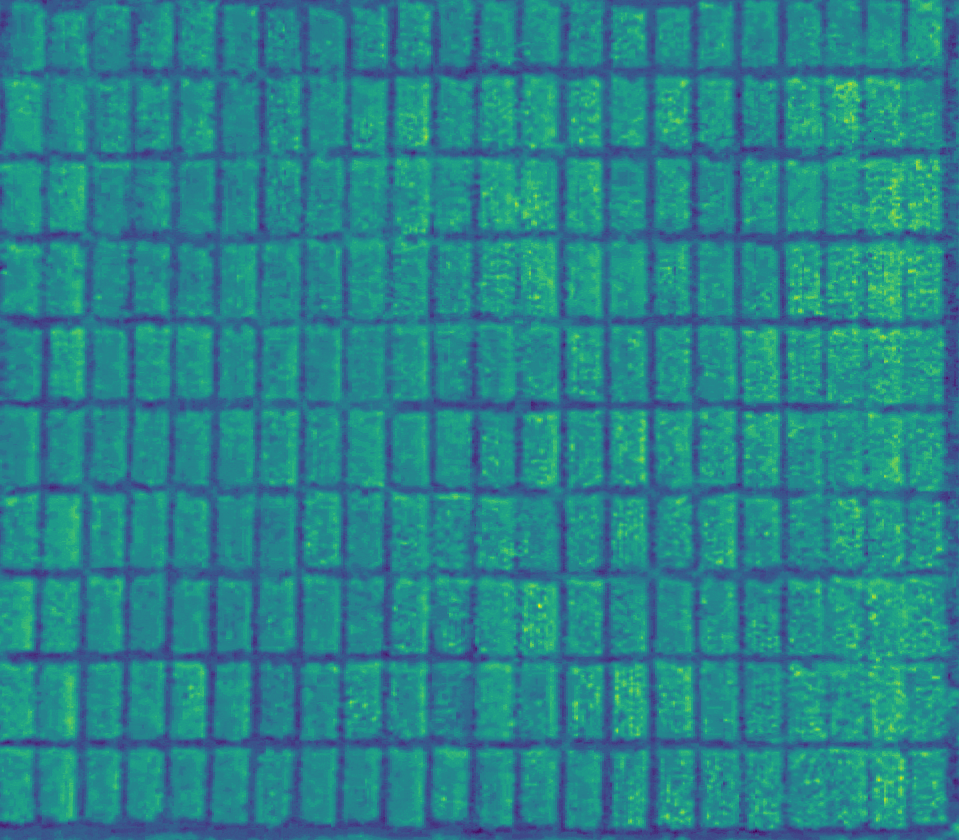
#> input picture FloodAlgorim/indexGreen.jpg, 959 x 840 px, found by its file name
$ python water.py
#> lines starting #> are read from the running program, lines starting #| are printed output that depends on the picture; after the words box and inside, x2 and y2 are one past the last pixel; in counts of white or black regions, pixels touching at a corner belong together
#!/usr/bin/env python3
# -*- coding: utf-8 -*-
"""
Created on Tue Oct  8 18:45:26 2019

@author: braso
"""

import cv2
import numpy as np
import matplotlib.pyplot as plt

# %%

path="/home/nicolascuedo/Escritorio/TAMIU_Octubre/SCRIPS/FloodAlgorim/"
#file= "/campoCortado.jpg"
#file= "/frame4.jpg"
file="/indexGreen.jpg"
#file="/santiago.jpg"

img=cv2.imread(path+file, cv2.IMREAD_GRAYSCALE)
#> img: shape (840, 959); min 30, max 215, mean 104.8
#recorte=cv2.imread(path+file)
plt.figure()
plt.imshow(img)
# [6 lines of commented-out code are left out]


ret, thresh = cv2.threshold(img,0,255,cv2.THRESH_OTSU)
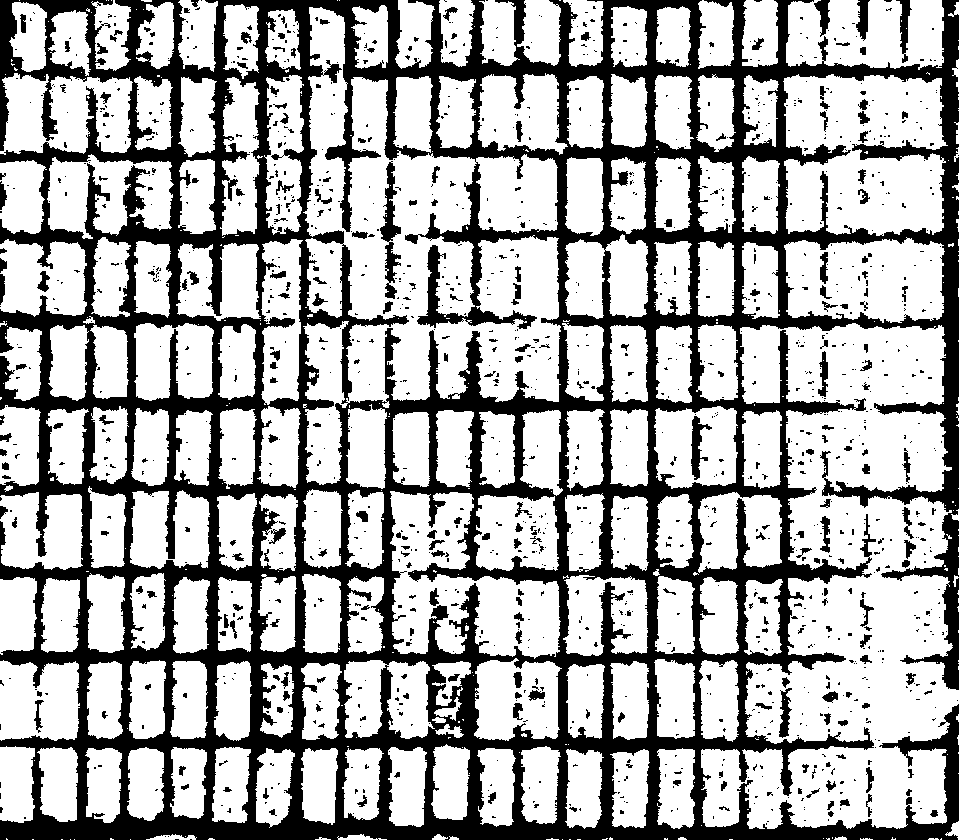
#> thresh: shape (840, 959); 67.9% white; 1368 black regions (1131 under 20 px), largest, box (x1, y1, x2, y2) and area: (0, 0, 959, 840) 238757, (380, 161, 401, 299) 1168, (691, 416, 712, 480) 554
#> ret = 99

plt.figure('Campo de cultivo')
plt.imshow(thresh,'gray')

## noise removal
kernel = np.ones((3,3),np.uint8)
opening = cv2.morphologyEx(thresh,cv2.MORPH_OPEN,kernel, iterations = 1)
#> opening: shape (840, 959); 66.8% white; 922 black regions (724 under 20 px), largest, box (x1, y1, x2, y2) and area: (0, 0, 959, 840) 252699, (896, 0, 912, 63) 443, (856, 0, 870, 41) 359

# sure background area
sure_bg = cv2.dilate(thresh,kernel,iterations=0)

# Finding sure foreground area
dist_transform = cv2.distanceTransform(opening,cv2.DIST_L2,5)
ret, sure_fg = cv2.threshold(dist_transform,0.1*dist_transform.max(),255,0)
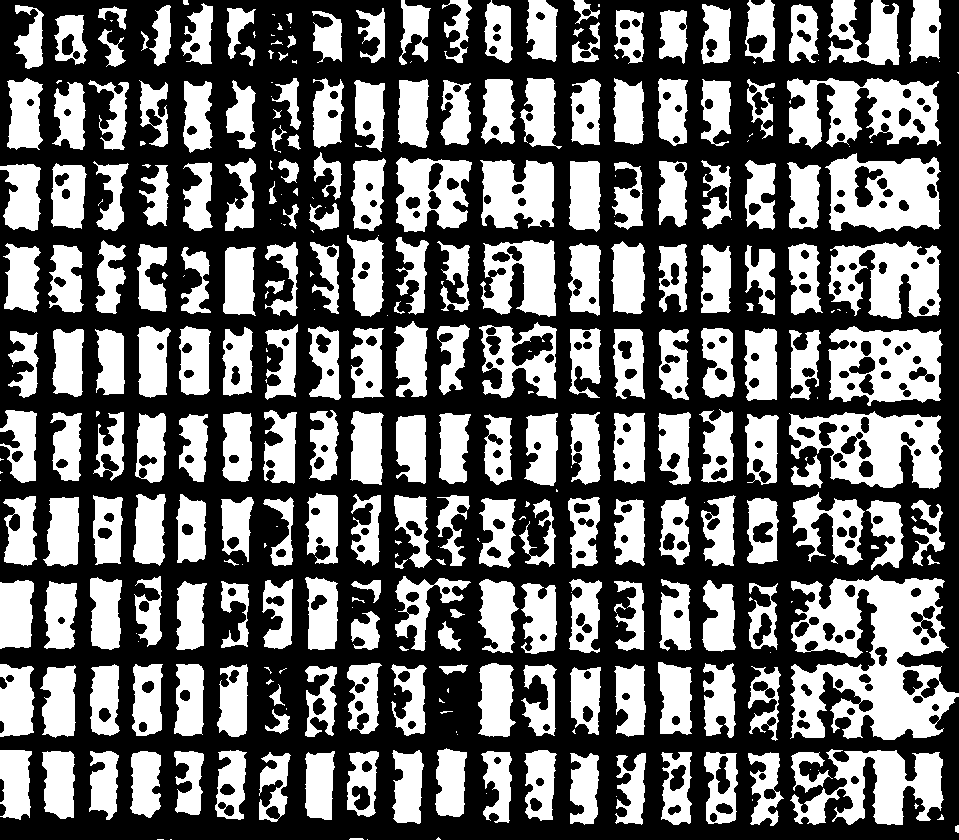
#> sure_fg: shape (840, 959) float32; 41.5% white; 336 white regions (104 under 20 px), largest, box (x1, y1, x2, y2) and area: (790, 575, 959, 740) 16136, (789, 411, 943, 489) 6889, (787, 78, 941, 149) 6535
#> ret = 3.54

# Finding unknown region
sure_fg = np.uint8(sure_fg)
unknown = cv2.subtract(sure_bg,sure_fg)
#> unknown: shape (840, 959); 26.4% white; 671 white regions (243 under 20 px), largest, box (x1, y1, x2, y2) and area: (701, 323, 959, 829) 24065, (303, 7, 561, 485) 20110, (390, 491, 561, 659) 6601

# Marker labelling
ret, markers = cv2.connectedComponents(sure_fg)
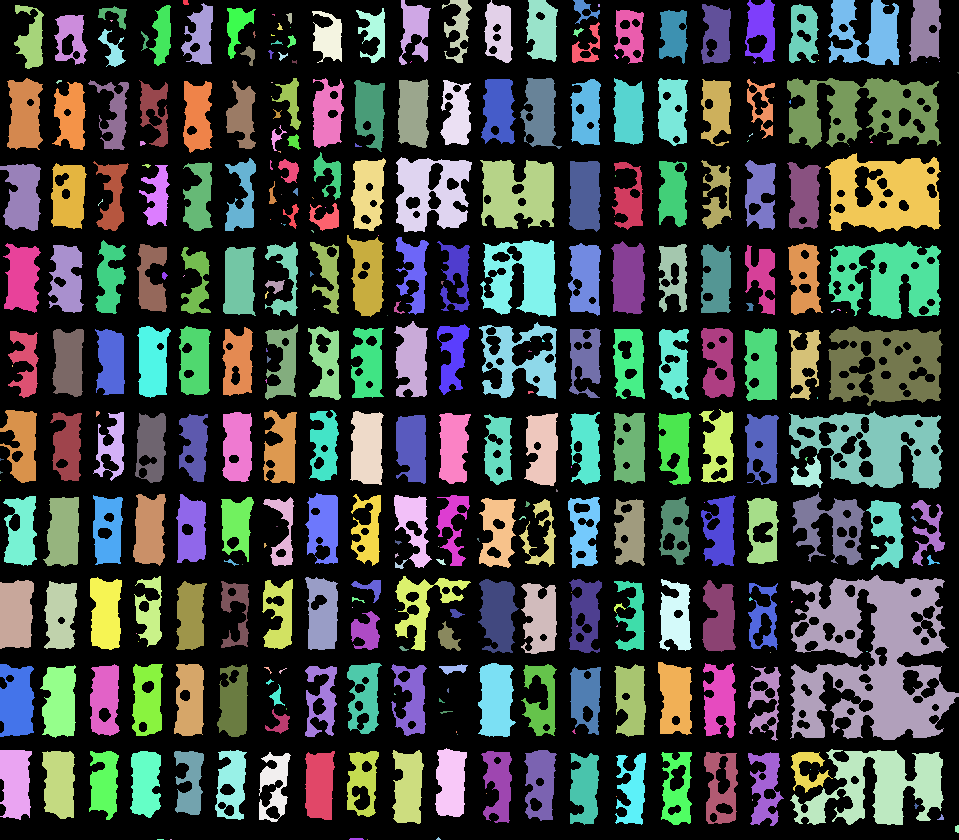
#> markers: shape (840, 959) int32; 337 distinct labels, from 0 to 336; one colour per label, 0 black
#> ret = 337

# Add one to all labels so that sure background is not 0, but 1
markers = markers+1
#> markers: shape (840, 959) int32; 337 distinct labels, from 1 to 337

# Now, mark the region of unknown with zero
markers[unknown==255] = 0
#> markers: shape (840, 959) int32; 338 distinct labels, from 0 to 337

img=cv2.imread(path+file)
#> img is the input picture: shape (840, 959, 3); mean B, G, R 138.4, 132.2, 39.7

markers = cv2.watershed(img,markers)
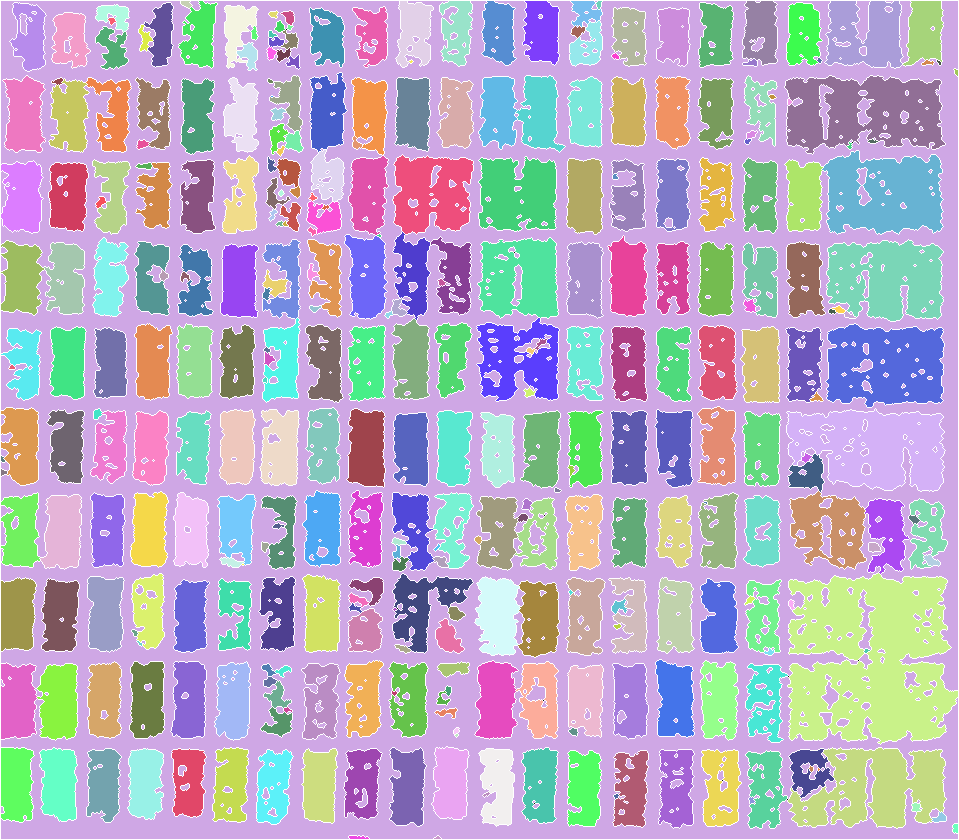
#> markers: shape (840, 959) int32; 335 distinct labels, from -1 to 336; one colour per label, 0 black, -1 white
img[markers == -1] = [255,0,0]
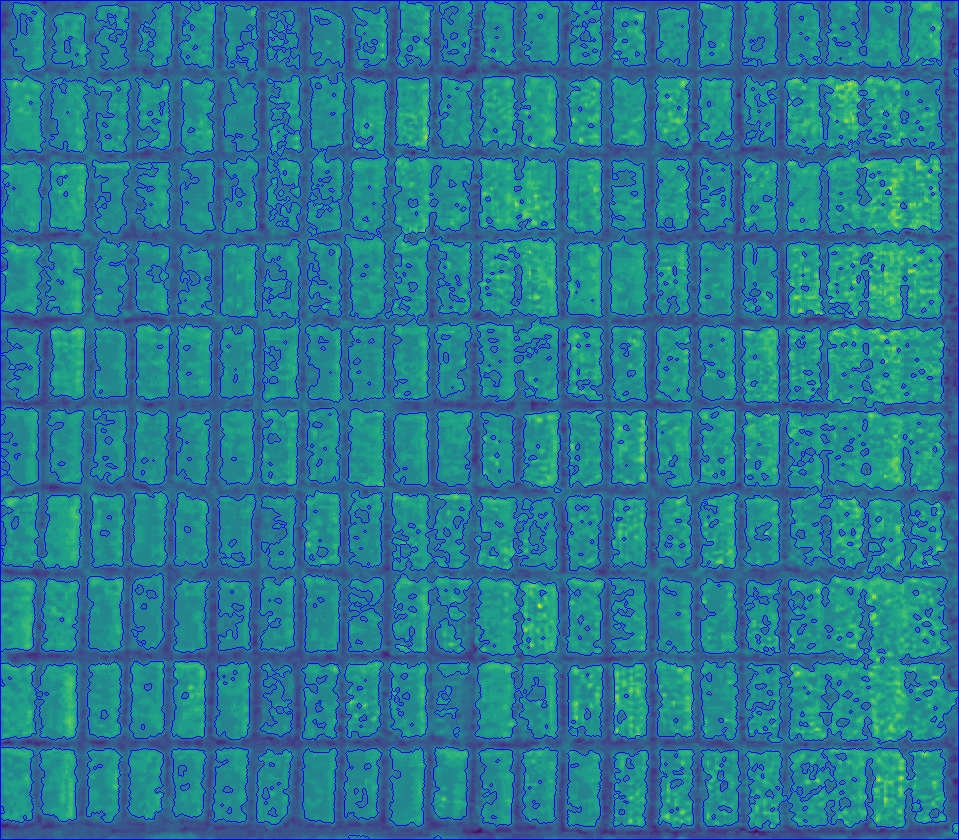
#> img: shape (840, 959, 3); 7.53% of pixels changed, all inside (x1, y1, x2, y2) = (0, 0, 959, 840)

plt.figure()
plt.imshow(img)

plt.figure()
plt.imshow(markers)

$ run again, with FloodAlgorim/campoCortado.jpg copied over FloodAlgorim/indexGreen.jpg
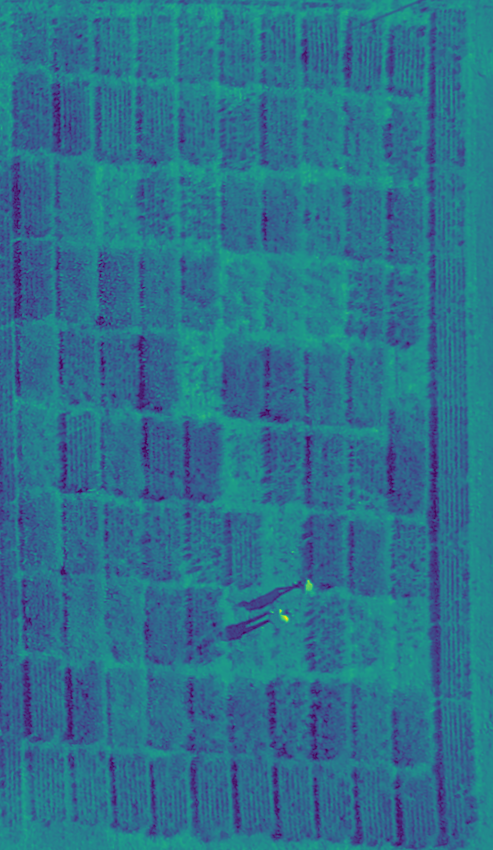
#> input picture FloodAlgorim/campoCortado.jpg, 493 x 850 px, found by its file name
#> `ret, thresh = cv2.threshold(img,0,255,cv2.THRESH_OTSU)`:
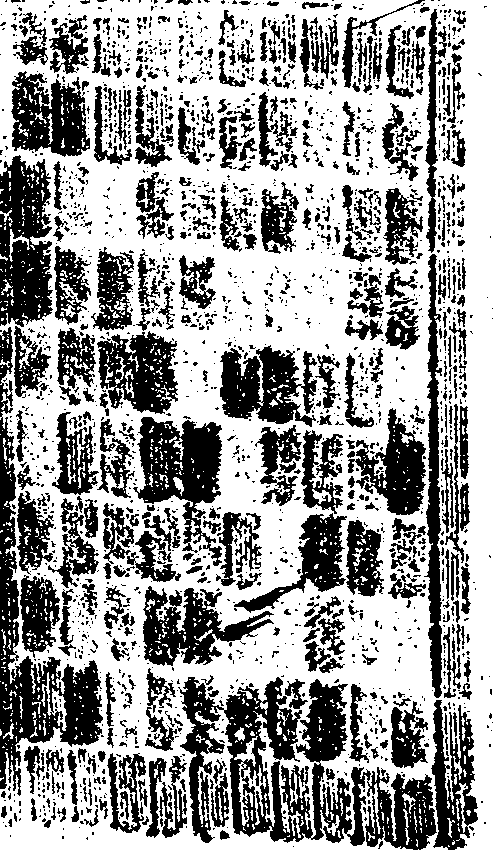
#> thresh: shape (850, 493); 61% white; 2131 black regions (1652 under 20 px), largest, box (x1, y1, x2, y2) and area: (178, 677, 437, 850) 18653, (0, 327, 103, 796) 10801, (0, 155, 53, 327) 6678
#> `ret, thresh = cv2.threshold(img,0,255,cv2.THRESH_OTSU)`: ret = 93
#> opening: shape (850, 493); 53.5% white; 830 black regions (642 under 20 px), largest, box (x1, y1, x2, y2) and area: (145, 9, 478, 850) 52665, (0, 155, 104, 801) 27241, (103, 416, 262, 590) 12692
#> `ret, sure_fg = cv2.threshold(dist_transform,0.1*dist_transform.max(),2..`: ret = 3.1
#> unknown: shape (850, 493); 38.8% white; 1269 white regions (1082 under 20 px), largest, box (x1, y1, x2, y2) and area: (0, 0, 486, 850) 142968, (339, 98, 381, 178) 1492, (261, 263, 299, 335) 1012
#> `ret, markers = cv2.connectedComponents(sure_fg)`: ret = 619
#> img is the input picture: shape (850, 493, 3); mean B, G, R 140.3, 113.2, 44.3
#> `img[markers == -1] = [255,0,0]`:
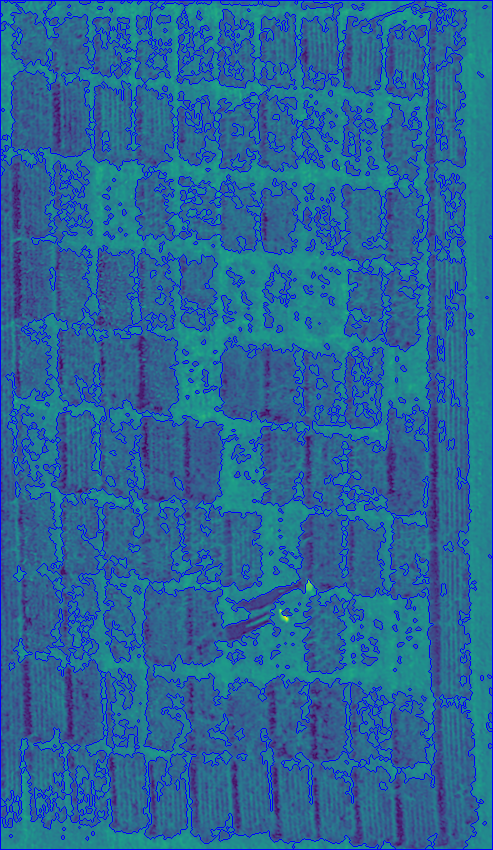
#> img: shape (850, 493, 3); 8.86% of pixels changed, all inside (x1, y1, x2, y2) = (0, 0, 493, 850)
